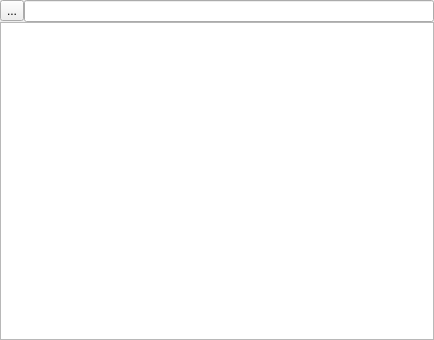
<?xml version="1.0" encoding="UTF-8"?>
<ui version="4.0">
 <class>ForderForm</class>
 <widget class="QWidget" name="ForderForm">
  <property name="geometry">
   <rect>
    <x>0</x>
    <y>0</y>
    <width>434</width>
    <height>340</height>
   </rect>
  </property>
  <property name="windowTitle">
   <string>Form</string>
  </property>
  <layout class="QVBoxLayout" name="verticalLayout">
   <property name="spacing">
    <number>0</number>
   </property>
   <property name="leftMargin">
    <number>0</number>
   </property>
   <property name="topMargin">
    <number>0</number>
   </property>
   <property name="rightMargin">
    <number>0</number>
   </property>
   <property name="bottomMargin">
    <number>0</number>
   </property>
   <item>
    <layout class="QHBoxLayout" name="horizontalLayout">
     <property name="spacing">
      <number>-1</number>
     </property>
     <property name="sizeConstraint">
      <enum>QLayout::SetDefaultConstraint</enum>
     </property>
     <item>
      <widget class="QToolButton" name="toolButton">
       <property name="text">
        <string>...</string>
       </property>
      </widget>
     </item>
     <item>
      <widget class="QLineEdit" name="lineEdit"/>
     </item>
    </layout>
   </item>
   <item>
    <widget class="QTableView" name="forderView">
     <property name="sizePolicy">
      <sizepolicy hsizetype="Expanding" vsizetype="Expanding">
       <horstretch>0</horstretch>
       <verstretch>0</verstretch>
      </sizepolicy>
     </property>
     <property name="maximumSize">
      <size>
       <width>16777215</width>
       <height>16777215</height>
      </size>
     </property>
    </widget>
   </item>
  </layout>
 </widget>
 <resources/>
 <connections/>
</ui>
